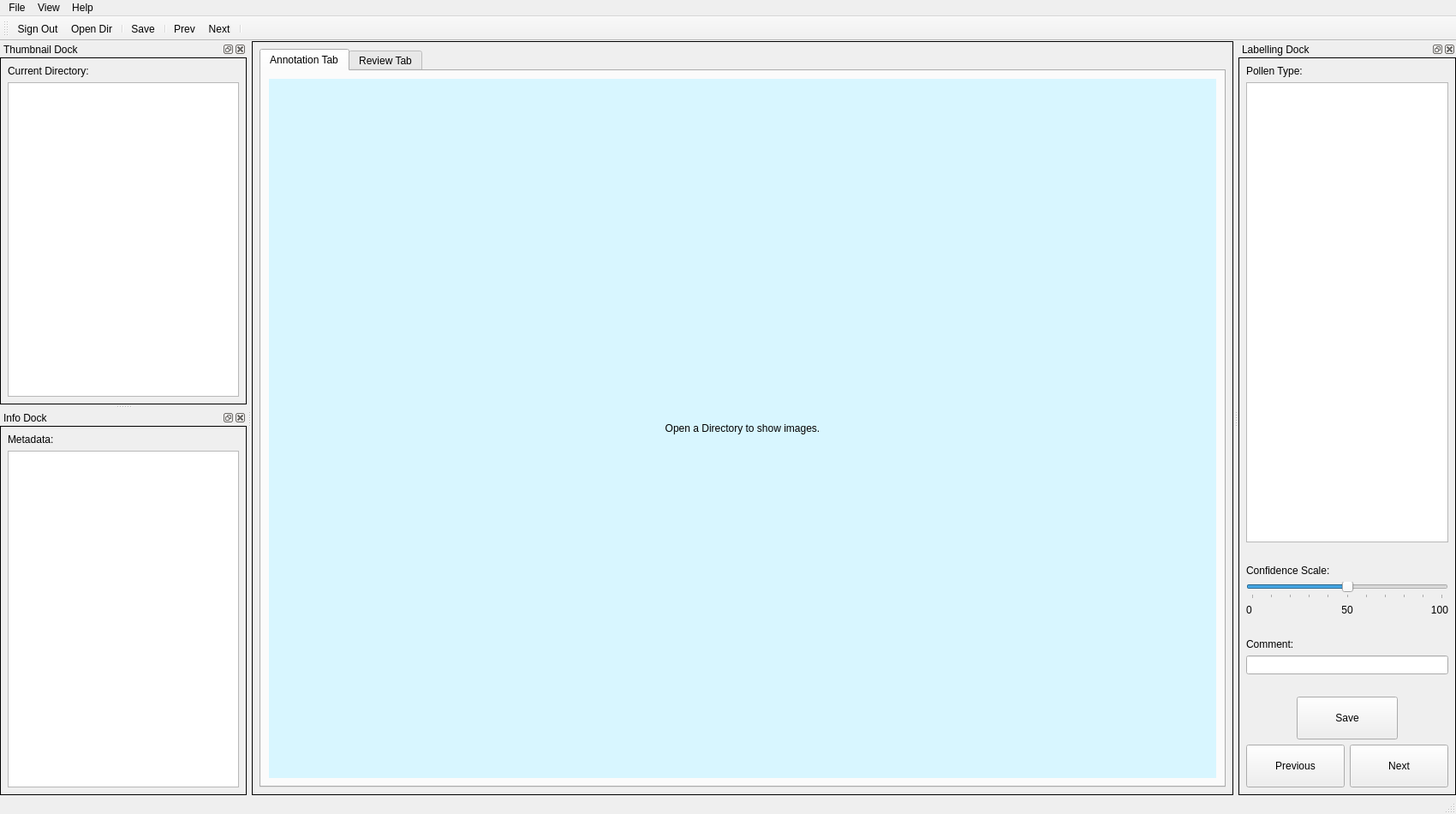
<?xml version="1.0" encoding="UTF-8"?>
<ui version="4.0">
 <class>MainWindow</class>
 <widget class="QMainWindow" name="MainWindow">
  <property name="geometry">
   <rect>
    <x>0</x>
    <y>0</y>
    <width>1700</width>
    <height>950</height>
   </rect>
  </property>
  <property name="font">
   <font>
    <family>SansSerif</family>
    <pointsize>9</pointsize>
   </font>
  </property>
  <property name="windowTitle">
   <string>Pollen Annotation</string>
  </property>
  <property name="windowIcon">
   <iconset resource="resources.qrc">
    <normaloff>:/Icons/pollen-icon.jpg</normaloff>:/Icons/pollen-icon.jpg</iconset>
  </property>
  <widget class="QWidget" name="centralwidget">
   <property name="styleSheet">
    <string notr="true">QWidget#centralwidget{
border: 1px solid black;
}</string>
   </property>
   <layout class="QVBoxLayout" name="verticalLayout_2">
    <item>
     <widget class="QTabWidget" name="tabWidget">
      <property name="enabled">
       <bool>true</bool>
      </property>
      <property name="currentIndex">
       <number>0</number>
      </property>
      <widget class="QWidget" name="annotation_tab">
       <attribute name="title">
        <string>Annotation Tab</string>
       </attribute>
       <layout class="QVBoxLayout" name="verticalLayout_5">
        <item>
         <widget class="QLabel" name="pictureLabel">
          <property name="styleSheet">
           <string notr="true">background-color:rgb(216, 246, 255);
font: 20pt &quot;SansSerif&quot;;</string>
          </property>
          <property name="text">
           <string>Open a Directory to show images.</string>
          </property>
          <property name="alignment">
           <set>Qt::AlignCenter</set>
          </property>
         </widget>
        </item>
       </layout>
      </widget>
      <widget class="QWidget" name="review_tab">
       <attribute name="title">
        <string>Review Tab</string>
       </attribute>
       <layout class="QHBoxLayout" name="horizontalLayout_12">
        <item>
         <widget class="QLabel" name="pictureLabel_2">
          <property name="sizePolicy">
           <sizepolicy hsizetype="Expanding" vsizetype="Preferred">
            <horstretch>0</horstretch>
            <verstretch>0</verstretch>
           </sizepolicy>
          </property>
          <property name="minimumSize">
           <size>
            <width>800</width>
            <height>0</height>
           </size>
          </property>
          <property name="styleSheet">
           <string notr="true">background-color:rgb(216, 246, 255);
font: 20pt &quot;SansSerif&quot;;</string>
          </property>
          <property name="text">
           <string>Load from Database to show images.</string>
          </property>
          <property name="alignment">
           <set>Qt::AlignCenter</set>
          </property>
         </widget>
        </item>
        <item>
         <layout class="QVBoxLayout" name="verticalLayout_8" stretch="2,2,1">
          <item>
           <widget class="QFrame" name="query_frame">
            <property name="sizePolicy">
             <sizepolicy hsizetype="Fixed" vsizetype="Preferred">
              <horstretch>0</horstretch>
              <verstretch>0</verstretch>
             </sizepolicy>
            </property>
            <property name="minimumSize">
             <size>
              <width>300</width>
              <height>0</height>
             </size>
            </property>
            <property name="styleSheet">
             <string notr="true">QFrame#query_frame{
border: 1px solid black;
}</string>
            </property>
            <property name="frameShape">
             <enum>QFrame::StyledPanel</enum>
            </property>
            <property name="frameShadow">
             <enum>QFrame::Raised</enum>
            </property>
            <layout class="QVBoxLayout" name="verticalLayout_9">
             <item>
              <widget class="QLabel" name="label_28">
               <property name="sizePolicy">
                <sizepolicy hsizetype="Preferred" vsizetype="Fixed">
                 <horstretch>0</horstretch>
                 <verstretch>0</verstretch>
                </sizepolicy>
               </property>
               <property name="minimumSize">
                <size>
                 <width>0</width>
                 <height>30</height>
                </size>
               </property>
               <property name="text">
                <string>Annotation Database Query</string>
               </property>
               <property name="alignment">
                <set>Qt::AlignCenter</set>
               </property>
              </widget>
             </item>
             <item>
              <widget class="Line" name="line_4">
               <property name="orientation">
                <enum>Qt::Horizontal</enum>
               </property>
              </widget>
             </item>
             <item>
              <layout class="QHBoxLayout" name="horizontalLayout_17" stretch="1,2">
               <item>
                <widget class="QLabel" name="label_32">
                 <property name="text">
                  <string>User:</string>
                 </property>
                </widget>
               </item>
               <item>
                <widget class="QComboBox" name="user_list_comboBox">
                 <item>
                  <property name="text">
                   <string>All Users</string>
                  </property>
                 </item>
                </widget>
               </item>
              </layout>
             </item>
             <item>
              <layout class="QHBoxLayout" name="horizontalLayout_14" stretch="1,2">
               <item>
                <widget class="QLabel" name="label_29">
                 <property name="text">
                  <string>Date from:</string>
                 </property>
                </widget>
               </item>
               <item>
                <widget class="QDateTimeEdit" name="from_dateTimeEdit">
                 <property name="dateTime">
                  <datetime>
                   <hour>0</hour>
                   <minute>0</minute>
                   <second>0</second>
                   <year>2023</year>
                   <month>1</month>
                   <day>1</day>
                  </datetime>
                 </property>
                 <property name="currentSection">
                  <enum>QDateTimeEdit::YearSection</enum>
                 </property>
                 <property name="displayFormat">
                  <string>yyyy/M/d   h:mm</string>
                 </property>
                </widget>
               </item>
              </layout>
             </item>
             <item>
              <layout class="QHBoxLayout" name="horizontalLayout_15" stretch="1,2">
               <item>
                <widget class="QLabel" name="label_30">
                 <property name="text">
                  <string>Date Until:</string>
                 </property>
                </widget>
               </item>
               <item>
                <widget class="QDateTimeEdit" name="until_dateTimeEdit">
                 <property name="dateTime">
                  <datetime>
                   <hour>0</hour>
                   <minute>0</minute>
                   <second>0</second>
                   <year>2023</year>
                   <month>1</month>
                   <day>1</day>
                  </datetime>
                 </property>
                 <property name="displayFormat">
                  <string>yyyy/M/d   h:mm</string>
                 </property>
                </widget>
               </item>
              </layout>
             </item>
             <item>
              <widget class="QCheckBox" name="all_times_checkBox">
               <property name="text">
                <string>All times (ignore date settings)</string>
               </property>
              </widget>
             </item>
             <item>
              <widget class="QCheckBox" name="include_senior_checkBox">
               <property name="text">
                <string>Include Senior Annotations for review</string>
               </property>
              </widget>
             </item>
             <item>
              <widget class="QPushButton" name="load_annotations_Button">
               <property name="minimumSize">
                <size>
                 <width>0</width>
                 <height>30</height>
                </size>
               </property>
               <property name="text">
                <string>Load</string>
               </property>
              </widget>
             </item>
             <item>
              <layout class="QHBoxLayout" name="horizontalLayout_13" stretch="2,1">
               <item>
                <widget class="QLabel" name="label_31">
                 <property name="text">
                  <string>Selected Items for Review:</string>
                 </property>
                </widget>
               </item>
               <item>
                <widget class="QLCDNumber" name="lcdNumber">
                 <property name="sizePolicy">
                  <sizepolicy hsizetype="Minimum" vsizetype="Fixed">
                   <horstretch>0</horstretch>
                   <verstretch>0</verstretch>
                  </sizepolicy>
                 </property>
                 <property name="minimumSize">
                  <size>
                   <width>0</width>
                   <height>30</height>
                  </size>
                 </property>
                </widget>
               </item>
              </layout>
             </item>
            </layout>
           </widget>
          </item>
          <item>
           <widget class="QFrame" name="data_frame">
            <property name="sizePolicy">
             <sizepolicy hsizetype="Fixed" vsizetype="Preferred">
              <horstretch>0</horstretch>
              <verstretch>0</verstretch>
             </sizepolicy>
            </property>
            <property name="minimumSize">
             <size>
              <width>300</width>
              <height>0</height>
             </size>
            </property>
            <property name="styleSheet">
             <string notr="true">QFrame#data_frame{
border: 1px solid black;
}</string>
            </property>
            <property name="frameShape">
             <enum>QFrame::StyledPanel</enum>
            </property>
            <property name="frameShadow">
             <enum>QFrame::Raised</enum>
            </property>
            <layout class="QVBoxLayout" name="verticalLayout_6">
             <item>
              <widget class="QLabel" name="label_27">
               <property name="sizePolicy">
                <sizepolicy hsizetype="Minimum" vsizetype="Fixed">
                 <horstretch>0</horstretch>
                 <verstretch>0</verstretch>
                </sizepolicy>
               </property>
               <property name="minimumSize">
                <size>
                 <width>0</width>
                 <height>30</height>
                </size>
               </property>
               <property name="text">
                <string>Data</string>
               </property>
               <property name="alignment">
                <set>Qt::AlignCenter</set>
               </property>
              </widget>
             </item>
             <item>
              <widget class="Line" name="line_3">
               <property name="orientation">
                <enum>Qt::Horizontal</enum>
               </property>
              </widget>
             </item>
             <item>
              <layout class="QHBoxLayout" name="horizontalLayout_18" stretch="1,2">
               <item>
                <widget class="QLabel" name="label_10">
                 <property name="text">
                  <string>Annotation ID:</string>
                 </property>
                </widget>
               </item>
               <item>
                <widget class="QLabel" name="annotation_id_label">
                 <property name="text">
                  <string/>
                 </property>
                </widget>
               </item>
              </layout>
             </item>
             <item>
              <layout class="QHBoxLayout" name="horizontalLayout_4" stretch="1,2">
               <item>
                <widget class="QLabel" name="label_2">
                 <property name="text">
                  <string>Path:</string>
                 </property>
                </widget>
               </item>
               <item>
                <widget class="QLabel" name="path_label">
                 <property name="text">
                  <string/>
                 </property>
                </widget>
               </item>
              </layout>
             </item>
             <item>
              <layout class="QHBoxLayout" name="horizontalLayout_5" stretch="1,2">
               <item>
                <widget class="QLabel" name="label_12">
                 <property name="text">
                  <string>Class:</string>
                 </property>
                </widget>
               </item>
               <item>
                <widget class="QLabel" name="class_label">
                 <property name="text">
                  <string/>
                 </property>
                </widget>
               </item>
              </layout>
             </item>
             <item>
              <layout class="QHBoxLayout" name="horizontalLayout_6" stretch="1,2">
               <item>
                <widget class="QLabel" name="label_14">
                 <property name="text">
                  <string>Confidence:</string>
                 </property>
                </widget>
               </item>
               <item>
                <widget class="QLabel" name="confidence_label">
                 <property name="text">
                  <string/>
                 </property>
                </widget>
               </item>
              </layout>
             </item>
             <item>
              <layout class="QHBoxLayout" name="horizontalLayout_7" stretch="1,2">
               <item>
                <widget class="QLabel" name="label_16">
                 <property name="text">
                  <string>Comment:</string>
                 </property>
                </widget>
               </item>
               <item>
                <widget class="QLabel" name="comment_label">
                 <property name="text">
                  <string/>
                 </property>
                </widget>
               </item>
              </layout>
             </item>
             <item>
              <layout class="QHBoxLayout" name="horizontalLayout_8" stretch="1,2">
               <item>
                <widget class="QLabel" name="label_18">
                 <property name="text">
                  <string>User:</string>
                 </property>
                </widget>
               </item>
               <item>
                <widget class="QLabel" name="user_label">
                 <property name="text">
                  <string/>
                 </property>
                </widget>
               </item>
              </layout>
             </item>
             <item>
              <layout class="QHBoxLayout" name="horizontalLayout_9" stretch="1,2">
               <item>
                <widget class="QLabel" name="label_20">
                 <property name="text">
                  <string>Experience:</string>
                 </property>
                </widget>
               </item>
               <item>
                <widget class="QLabel" name="is_senior_label">
                 <property name="text">
                  <string/>
                 </property>
                </widget>
               </item>
              </layout>
             </item>
             <item>
              <layout class="QHBoxLayout" name="horizontalLayout_10" stretch="1,2">
               <item>
                <widget class="QLabel" name="label_22">
                 <property name="text">
                  <string>Timestamp</string>
                 </property>
                </widget>
               </item>
               <item>
                <widget class="QLabel" name="timestamp_label">
                 <property name="text">
                  <string/>
                 </property>
                </widget>
               </item>
              </layout>
             </item>
            </layout>
           </widget>
          </item>
          <item>
           <widget class="QFrame" name="review_frame">
            <property name="sizePolicy">
             <sizepolicy hsizetype="Fixed" vsizetype="Preferred">
              <horstretch>0</horstretch>
              <verstretch>0</verstretch>
             </sizepolicy>
            </property>
            <property name="minimumSize">
             <size>
              <width>300</width>
              <height>0</height>
             </size>
            </property>
            <property name="styleSheet">
             <string notr="true">QFrame#review_frame{
border: 1px solid black;
}</string>
            </property>
            <property name="frameShape">
             <enum>QFrame::StyledPanel</enum>
            </property>
            <property name="frameShadow">
             <enum>QFrame::Raised</enum>
            </property>
            <layout class="QVBoxLayout" name="verticalLayout_7">
             <item>
              <widget class="QLabel" name="label_26">
               <property name="sizePolicy">
                <sizepolicy hsizetype="Minimum" vsizetype="Fixed">
                 <horstretch>0</horstretch>
                 <verstretch>0</verstretch>
                </sizepolicy>
               </property>
               <property name="minimumSize">
                <size>
                 <width>0</width>
                 <height>30</height>
                </size>
               </property>
               <property name="text">
                <string>Review</string>
               </property>
               <property name="alignment">
                <set>Qt::AlignCenter</set>
               </property>
              </widget>
             </item>
             <item>
              <widget class="Line" name="line_2">
               <property name="orientation">
                <enum>Qt::Horizontal</enum>
               </property>
              </widget>
             </item>
             <item>
              <layout class="QHBoxLayout" name="horizontalLayout_11">
               <item>
                <widget class="QLabel" name="label_24">
                 <property name="text">
                  <string>Review Score: [1-100]</string>
                 </property>
                </widget>
               </item>
               <item>
                <widget class="QSpinBox" name="score_spinBox">
                 <property name="maximum">
                  <number>100</number>
                 </property>
                 <property name="value">
                  <number>50</number>
                 </property>
                </widget>
               </item>
              </layout>
             </item>
             <item>
              <widget class="QLabel" name="label_25">
               <property name="text">
                <string>Comment:</string>
               </property>
              </widget>
             </item>
             <item>
              <widget class="QLineEdit" name="review_comment_lineEdit"/>
             </item>
            </layout>
           </widget>
          </item>
         </layout>
        </item>
       </layout>
      </widget>
     </widget>
    </item>
   </layout>
  </widget>
  <widget class="QMenuBar" name="menubar">
   <property name="geometry">
    <rect>
     <x>0</x>
     <y>0</y>
     <width>1700</width>
     <height>20</height>
    </rect>
   </property>
   <widget class="QMenu" name="menuFile">
    <property name="title">
     <string>File</string>
    </property>
    <addaction name="actionOpen_Dir"/>
    <addaction name="separator"/>
    <addaction name="actionSave"/>
    <addaction name="separator"/>
    <addaction name="actionSign_Out"/>
    <addaction name="actionQuit"/>
   </widget>
   <widget class="QMenu" name="menuView">
    <property name="title">
     <string>View</string>
    </property>
    <addaction name="actionPrevious"/>
    <addaction name="actionNext"/>
   </widget>
   <widget class="QMenu" name="menuHelp">
    <property name="title">
     <string>Help</string>
    </property>
    <addaction name="actionAbout"/>
    <addaction name="actionAboutQt"/>
   </widget>
   <addaction name="menuFile"/>
   <addaction name="menuView"/>
   <addaction name="menuHelp"/>
  </widget>
  <widget class="QDockWidget" name="thumbnailDock">
   <property name="sizePolicy">
    <sizepolicy hsizetype="Preferred" vsizetype="Maximum">
     <horstretch>0</horstretch>
     <verstretch>0</verstretch>
    </sizepolicy>
   </property>
   <property name="minimumSize">
    <size>
     <width>288</width>
     <height>300</height>
    </size>
   </property>
   <property name="styleSheet">
    <string notr="true">QDockWidget#thumbnailDock{
border: 1px solid black;
}</string>
   </property>
   <property name="windowTitle">
    <string>Thumbnail Dock</string>
   </property>
   <attribute name="dockWidgetArea">
    <number>1</number>
   </attribute>
   <widget class="QWidget" name="dockWidgetContents">
    <property name="styleSheet">
     <string notr="true">QWidget#dockWidgetContents{
border: 1px solid black;
}</string>
    </property>
    <layout class="QVBoxLayout" name="verticalLayout_3" stretch="0,0">
     <item>
      <widget class="QLabel" name="label_11">
       <property name="text">
        <string>Current Directory:</string>
       </property>
      </widget>
     </item>
     <item>
      <widget class="QTableView" name="thumbnailsView">
       <property name="minimumSize">
        <size>
         <width>270</width>
         <height>0</height>
        </size>
       </property>
      </widget>
     </item>
    </layout>
   </widget>
  </widget>
  <widget class="QDockWidget" name="metadataDock">
   <property name="sizePolicy">
    <sizepolicy hsizetype="Preferred" vsizetype="Maximum">
     <horstretch>0</horstretch>
     <verstretch>0</verstretch>
    </sizepolicy>
   </property>
   <property name="minimumSize">
    <size>
     <width>100</width>
     <height>450</height>
    </size>
   </property>
   <property name="styleSheet">
    <string notr="true">QDockWidget#metadataDock{
border: 1px solid black;
}</string>
   </property>
   <property name="windowTitle">
    <string>Info Dock</string>
   </property>
   <attribute name="dockWidgetArea">
    <number>1</number>
   </attribute>
   <widget class="QWidget" name="dockWidgetContents_2">
    <property name="styleSheet">
     <string notr="true">QWidget#dockWidgetContents_2{
border: 1px solid black;
}</string>
    </property>
    <layout class="QVBoxLayout" name="verticalLayout_4">
     <item>
      <widget class="QLabel" name="label_5">
       <property name="text">
        <string>Metadata:</string>
       </property>
      </widget>
     </item>
     <item>
      <widget class="QTableWidget" name="metadataTableWidget"/>
     </item>
    </layout>
   </widget>
  </widget>
  <widget class="QDockWidget" name="labellingDock">
   <property name="styleSheet">
    <string notr="true">QWidget#dockWidgetContents_3{
border: 1px solid black;
}</string>
   </property>
   <property name="windowTitle">
    <string>Labelling Dock</string>
   </property>
   <attribute name="dockWidgetArea">
    <number>2</number>
   </attribute>
   <widget class="QWidget" name="dockWidgetContents_3">
    <layout class="QVBoxLayout" name="verticalLayout">
     <item>
      <widget class="QLabel" name="label">
       <property name="text">
        <string>Pollen Type:</string>
       </property>
      </widget>
     </item>
     <item>
      <widget class="QListWidget" name="pollenListWidget"/>
     </item>
     <item>
      <spacer name="verticalSpacer_2">
       <property name="orientation">
        <enum>Qt::Vertical</enum>
       </property>
       <property name="sizeType">
        <enum>QSizePolicy::Minimum</enum>
       </property>
       <property name="sizeHint" stdset="0">
        <size>
         <width>20</width>
         <height>20</height>
        </size>
       </property>
      </spacer>
     </item>
     <item>
      <widget class="QLabel" name="label_3">
       <property name="text">
        <string>Confidence Scale:</string>
       </property>
      </widget>
     </item>
     <item>
      <widget class="QSlider" name="confidenceSlider">
       <property name="minimum">
        <number>0</number>
       </property>
       <property name="maximum">
        <number>10</number>
       </property>
       <property name="singleStep">
        <number>1</number>
       </property>
       <property name="pageStep">
        <number>1</number>
       </property>
       <property name="sliderPosition">
        <number>5</number>
       </property>
       <property name="orientation">
        <enum>Qt::Horizontal</enum>
       </property>
       <property name="tickPosition">
        <enum>QSlider::TicksBelow</enum>
       </property>
       <property name="tickInterval">
        <number>1</number>
       </property>
      </widget>
     </item>
     <item>
      <layout class="QHBoxLayout" name="horizontalLayout_3">
       <item>
        <widget class="QLabel" name="label_8">
         <property name="text">
          <string>0</string>
         </property>
        </widget>
       </item>
       <item>
        <widget class="QLabel" name="label_9">
         <property name="text">
          <string>50</string>
         </property>
         <property name="alignment">
          <set>Qt::AlignCenter</set>
         </property>
        </widget>
       </item>
       <item>
        <widget class="QLabel" name="label_7">
         <property name="text">
          <string>100</string>
         </property>
         <property name="alignment">
          <set>Qt::AlignRight|Qt::AlignTrailing|Qt::AlignVCenter</set>
         </property>
        </widget>
       </item>
      </layout>
     </item>
     <item>
      <spacer name="verticalSpacer">
       <property name="orientation">
        <enum>Qt::Vertical</enum>
       </property>
       <property name="sizeType">
        <enum>QSizePolicy::Minimum</enum>
       </property>
       <property name="sizeHint" stdset="0">
        <size>
         <width>20</width>
         <height>20</height>
        </size>
       </property>
      </spacer>
     </item>
     <item>
      <widget class="QLabel" name="label_4">
       <property name="text">
        <string>Comment:</string>
       </property>
      </widget>
     </item>
     <item>
      <widget class="QLineEdit" name="commentEdit"/>
     </item>
     <item>
      <spacer name="verticalSpacer_3">
       <property name="orientation">
        <enum>Qt::Vertical</enum>
       </property>
       <property name="sizeType">
        <enum>QSizePolicy::Minimum</enum>
       </property>
       <property name="sizeHint" stdset="0">
        <size>
         <width>20</width>
         <height>20</height>
        </size>
       </property>
      </spacer>
     </item>
     <item>
      <layout class="QHBoxLayout" name="horizontalLayout_2" stretch="1,2,1">
       <item>
        <spacer name="horizontalSpacer">
         <property name="orientation">
          <enum>Qt::Horizontal</enum>
         </property>
         <property name="sizeHint" stdset="0">
          <size>
           <width>40</width>
           <height>20</height>
          </size>
         </property>
        </spacer>
       </item>
       <item>
        <widget class="QPushButton" name="saveButton">
         <property name="minimumSize">
          <size>
           <width>0</width>
           <height>50</height>
          </size>
         </property>
         <property name="styleSheet">
          <string notr="true"/>
         </property>
         <property name="text">
          <string>Save</string>
         </property>
         <property name="icon">
          <iconset resource="resources.qrc">
           <normaloff>:/Icons/save.svg</normaloff>:/Icons/save.svg</iconset>
         </property>
         <property name="iconSize">
          <size>
           <width>20</width>
           <height>20</height>
          </size>
         </property>
        </widget>
       </item>
       <item>
        <spacer name="horizontalSpacer_2">
         <property name="orientation">
          <enum>Qt::Horizontal</enum>
         </property>
         <property name="sizeHint" stdset="0">
          <size>
           <width>40</width>
           <height>20</height>
          </size>
         </property>
        </spacer>
       </item>
      </layout>
     </item>
     <item>
      <layout class="QHBoxLayout" name="horizontalLayout">
       <item>
        <widget class="QPushButton" name="prevButton">
         <property name="minimumSize">
          <size>
           <width>0</width>
           <height>50</height>
          </size>
         </property>
         <property name="text">
          <string>Previous</string>
         </property>
         <property name="icon">
          <iconset resource="resources.qrc">
           <normaloff>:/Icons/prev.png</normaloff>:/Icons/prev.png</iconset>
         </property>
         <property name="iconSize">
          <size>
           <width>20</width>
           <height>20</height>
          </size>
         </property>
        </widget>
       </item>
       <item>
        <widget class="QPushButton" name="nextButton">
         <property name="minimumSize">
          <size>
           <width>0</width>
           <height>50</height>
          </size>
         </property>
         <property name="text">
          <string>Next</string>
         </property>
         <property name="icon">
          <iconset resource="resources.qrc">
           <normaloff>:/Icons/next.png</normaloff>:/Icons/next.png</iconset>
         </property>
         <property name="iconSize">
          <size>
           <width>20</width>
           <height>20</height>
          </size>
         </property>
        </widget>
       </item>
      </layout>
     </item>
    </layout>
   </widget>
  </widget>
  <widget class="QStatusBar" name="statusBar"/>
  <widget class="QToolBar" name="toolBar">
   <property name="sizeIncrement">
    <size>
     <width>40</width>
     <height>40</height>
    </size>
   </property>
   <property name="baseSize">
    <size>
     <width>40</width>
     <height>40</height>
    </size>
   </property>
   <property name="windowTitle">
    <string>toolBar</string>
   </property>
   <property name="toolButtonStyle">
    <enum>Qt::ToolButtonTextUnderIcon</enum>
   </property>
   <attribute name="toolBarArea">
    <enum>TopToolBarArea</enum>
   </attribute>
   <attribute name="toolBarBreak">
    <bool>false</bool>
   </attribute>
   <addaction name="actionSign_Out"/>
   <addaction name="actionOpen_Dir"/>
   <addaction name="separator"/>
   <addaction name="actionSave"/>
   <addaction name="separator"/>
   <addaction name="actionPrevious"/>
   <addaction name="actionNext"/>
   <addaction name="separator"/>
  </widget>
  <action name="actionOpen_Dir">
   <property name="icon">
    <iconset resource="resources.qrc">
     <normaloff>:/Icons/open.png</normaloff>:/Icons/open.png</iconset>
   </property>
   <property name="text">
    <string>Open Dir</string>
   </property>
  </action>
  <action name="actionSave">
   <property name="icon">
    <iconset resource="resources.qrc">
     <normaloff>:/Icons/save.svg</normaloff>:/Icons/save.svg</iconset>
   </property>
   <property name="text">
    <string>Save</string>
   </property>
  </action>
  <action name="actionQuit">
   <property name="icon">
    <iconset resource="resources.qrc">
     <normaloff>:/Icons/quit.png</normaloff>:/Icons/quit.png</iconset>
   </property>
   <property name="text">
    <string>Quit</string>
   </property>
  </action>
  <action name="actionPrevious">
   <property name="icon">
    <iconset resource="resources.qrc">
     <normaloff>:/Icons/prev.png</normaloff>:/Icons/prev.png</iconset>
   </property>
   <property name="text">
    <string>Prev</string>
   </property>
  </action>
  <action name="actionNext">
   <property name="icon">
    <iconset resource="resources.qrc">
     <normaloff>:/Icons/next.png</normaloff>:/Icons/next.png</iconset>
   </property>
   <property name="text">
    <string>Next</string>
   </property>
  </action>
  <action name="actionAbout">
   <property name="icon">
    <iconset resource="resources.qrc">
     <normaloff>:/Icons/aboutIcon.png</normaloff>:/Icons/aboutIcon.png</iconset>
   </property>
   <property name="text">
    <string>About</string>
   </property>
  </action>
  <action name="actionAboutQt">
   <property name="icon">
    <iconset resource="resources.qrc">
     <normaloff>:/Icons/aboutQtIcon.png</normaloff>:/Icons/aboutQtIcon.png</iconset>
   </property>
   <property name="text">
    <string>AboutQt</string>
   </property>
  </action>
  <action name="actionZoom_In">
   <property name="icon">
    <iconset resource="resources.qrc">
     <normaloff>:/Icons/zoom-in.png</normaloff>:/Icons/zoom-in.png</iconset>
   </property>
   <property name="text">
    <string>Zoom In</string>
   </property>
  </action>
  <action name="actionZoom_Out">
   <property name="icon">
    <iconset resource="resources.qrc">
     <normaloff>:/Icons/zoom-out.png</normaloff>:/Icons/zoom-out.png</iconset>
   </property>
   <property name="text">
    <string>Zoom Out</string>
   </property>
  </action>
  <action name="actionFit_Window">
   <property name="icon">
    <iconset resource="resources.qrc">
     <normaloff>:/Icons/fit-window.png</normaloff>:/Icons/fit-window.png</iconset>
   </property>
   <property name="text">
    <string>Fit Window</string>
   </property>
  </action>
  <action name="actionSign_Out">
   <property name="icon">
    <iconset resource="resources.qrc">
     <normaloff>:/Icons/sign-out.png</normaloff>:/Icons/sign-out.png</iconset>
   </property>
   <property name="text">
    <string>Sign Out</string>
   </property>
  </action>
 </widget>
 <resources>
  <include location="resources.qrc"/>
 </resources>
 <connections/>
</ui>
